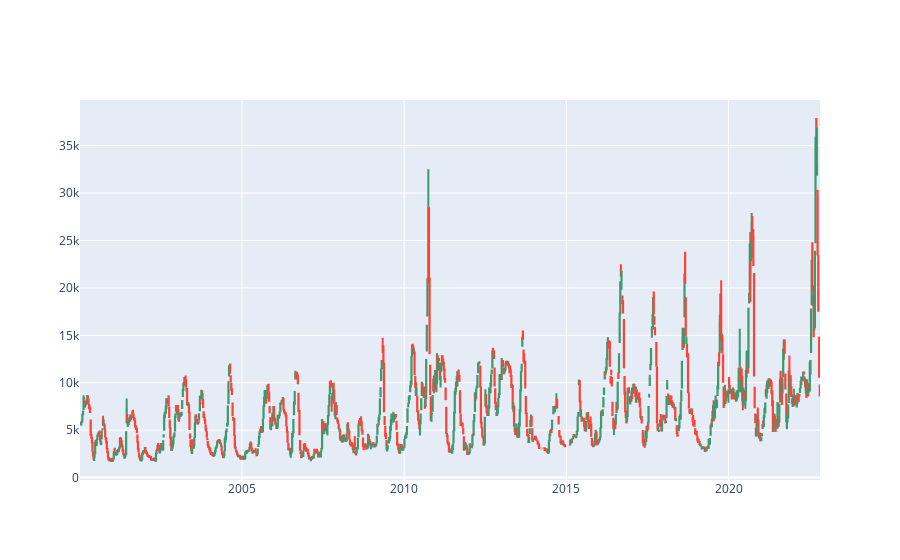

Write notebook code for a chart like this one.
### Code cell
# 캔들 스틱 차트 그리기
def candle_stick_chart(df):
    # 캔들 스틱 차트 그리기
    fig = go.Figure(data=[go.Candlestick(x=df.index,
                    open=df['시가'], high=df['고가'],
                    low=df['저가'], close=df['종가'])])

    # 캔들 스틱 차트 그리기
    fig.update_layout(xaxis_rangeslider_visible=False)
    fig.show()

# 캔들 스틱 차트 그리기
candle_stick_chart(candle_df_copy)

### Figure 1 — Plotly figure (JSON) as saved in the notebook; plotly's stock layout.template omitted (floating-point values rounded to 4 significant figures; data arrays with more than 128 entries replaced by an {"elided": "..."} marker saying what was removed)
{"data": [{"close": {"elided": "1171 float values"}, "high": {"elided": "1171 float values"}, "low": {"elided": "1171 float values"}, "open": {"elided": "1171 float values"}, "type": "candlestick", "x": {"elided": "1171 str values"}}], "layout": {"xaxis": {"rangeslider": {"visible": false}}}}
